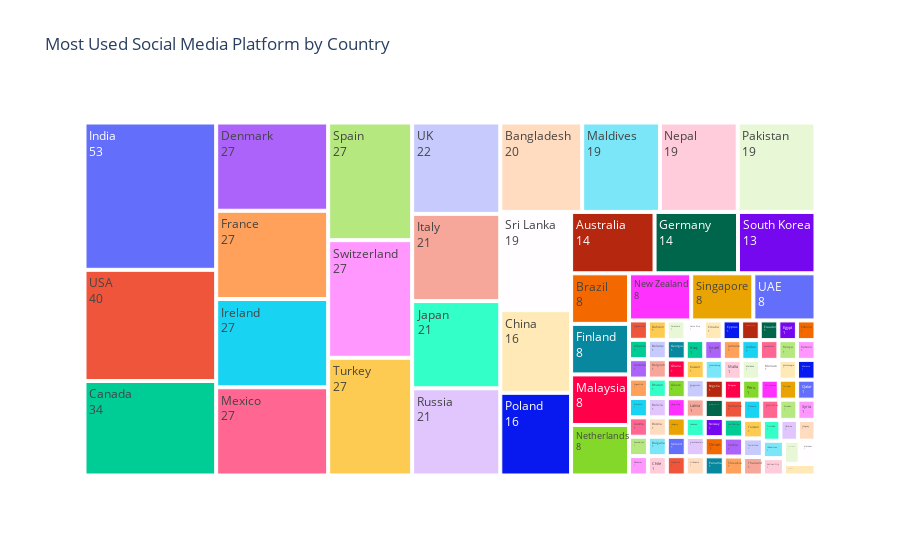

The notebook cell saved with this chart:
### Code cell
import pandas as pd
import matplotlib.pyplot as plt
import plotly.express as px

#Load The Data
df = pd.read_csv("Social Media.Csv")
df

#Visualization
type_Counts =df["Most_Used_Platform"].value_counts()
plt.figure(figsize=(12,10))
plt.bar(type_Counts.index,type_Counts.values,color=["skyblue","orange"])
plt.title("Most Used Social Media Platform (Counts)")
plt.xlabel("Social Media Platform")
plt.ylabel("Counts")
plt.tight_layout()
plt.show()

# Plot pie chart
level_counts = df["Academic_Level"].value_counts()
plt.figure(figsize=(6,6))
plt.pie(level_counts.values, 
        labels=level_counts.index, 
        colors=["skyblue", "orange", "yellow"], 
        autopct='%1.1f%%', 
        startangle=90)

plt.title("“Social Media Usage by Academic Level Counts")
plt.tight_layout()
plt.show()


#Distribution of Students by Social Media Usage and Addiction Score"
Usage = df["Avg_Daily_Usage_Hours"].value_counts()
Score = df["Addicted_Score"].value_counts()

plt.figure(figsize=(10,6))
plt.bar(Usage.index, Usage.values, color="skyblue", label="Usage Count")
plt.bar(Score.index, Score.values, color="orange", alpha=0.6, label="Score Count")
plt.xlabel("Categories")
plt.ylabel("Count")
plt.title("Counts of Usage and Addicted Score")
plt.legend()
plt.show()


#No. of Counts Social Media Usage by Country

Country_Counts = df["Country"].value_counts().reset_index()
Country_Counts.columns = ["Country", "Count"]

fig = px.treemap(
    Country_Counts,
    path=["Country"],
    values="Count",
    title="Most Used Social Media Platform by Country",
)

fig.data[0].textinfo = "label+value"
fig.show()

### Figure 1 — Plotly figure (JSON) as saved in the notebook; plotly's stock layout.template omitted (floating-point values rounded to 4 significant figures)
{"data": [{"branchvalues": "total", "domain": {"x": [0, 1], "y": [0, 1]}, "hovertemplate": "labels=%{label}<br>Count=%{value}<br>parent=%{parent}<br>id=%{id}<extra></extra>", "ids": ["Afghanistan", "Albania", "Andorra", "Argentina", "Armenia", "Australia", "Austria", "Azerbaijan", "Bahamas", "Bahrain", "Bangladesh", "Belarus", "Belgium", "Bhutan", "Bolivia", "Bosnia", "Brazil", "Bulgaria", "Canada", "Chile", "China", "Colombia", "Costa Rica", "Croatia", "Cyprus", "Czech Republic", "Denmark", "Ecuador", "Egypt", "Estonia", "Finland", "France", "Georgia", "Germany", "Ghana", "Greece", "Hong Kong", "Hungary", "Iceland", "India", "Indonesia", "Iraq", "Ireland", "Israel", "Italy", "Jamaica", "Japan", "Jordan", "Kazakhstan", "Kenya", "Kosovo", "Kuwait", "Kyrgyzstan", "Latvia", "Lebanon", "Liechtenstein", "Lithuania", "Luxembourg", "Malaysia", "Maldives", "Malta", "Mexico", "Moldova", "Monaco", "Montenegro", "Morocco", "Nepal", "Netherlands", "New Zealand", "Nigeria", "North Macedonia", "Norway", "Oman", "Pakistan", "Panama", "Paraguay", "Peru", "Philippines", "Poland", "Portugal", "Qatar", "Romania", "Russia", "San Marino", "Serbia", "Singapore", "Slovakia", "Slovenia", "South Africa", "South Korea", "Spain", "Sri Lanka", "Sweden", "Switzerland", "Syria", "Taiwan", "Tajikistan", "Thailand", "Trinidad", "Turkey", "UAE", "UK", "USA", "Ukraine", "Uruguay", "Uzbekistan", "Vatican City", "Venezuela", "Vietnam", "Yemen"], "labels": ["Afghanistan", "Albania", "Andorra", "Argentina", "Armenia", "Australia", "Austria", "Azerbaijan", "Bahamas", "Bahrain", "Bangladesh", "Belarus", "Belgium", "Bhutan", "Bolivia", "Bosnia", "Brazil", "Bulgaria", "Canada", "Chile", "China", "Colombia", "Costa Rica", "Croatia", "Cyprus", "Czech Republic", "Denmark", "Ecuador", "Egypt", "Estonia", "Finland", "France", "Georgia", "Germany", "Ghana", "Greece", "Hong Kong", "Hungary", "Iceland", "India", "Indonesia", "Iraq", "Ireland", "Israel", "Italy", "Jamaica", "Japan", "Jordan", "Kazakhstan", "Kenya", "Kosovo", "Kuwait", "Kyrgyzstan", "Latvia", "Lebanon", "Liechtenstein", "Lithuania", "Luxembourg", "Malaysia", "Maldives", "Malta", "Mexico", "Moldova", "Monaco", "Montenegro", "Morocco", "Nepal", "Netherlands", "New Zealand", "Nigeria", "North Macedonia", "Norway", "Oman", "Pakistan", "Panama", "Paraguay", "Peru", "Philippines", "Poland", "Portugal", "Qatar", "Romania", "Russia", "San Marino", "Serbia", "Singapore", "Slovakia", "Slovenia", "South Africa", "South Korea", "Spain", "Sri Lanka", "Sweden", "Switzerland", "Syria", "Taiwan", "Tajikistan", "Thailand", "Trinidad", "Turkey", "UAE", "UK", "USA", "Ukraine", "Uruguay", "Uzbekistan", "Vatican City", "Venezuela", "Vietnam", "Yemen"], "name": "", "parents": ["", "", "", "", "", "", "", "", "", "", "", "", "", "", "", "", "", "", "", "", "", "", "", "", "", "", "", "", "", "", "", "", "", "", "", "", "", "", "", "", "", "", "", "", "", "", "", "", "", "", "", "", "", "", "", "", "", "", "", "", "", "", "", "", "", "", "", "", "", "", "", "", "", "", "", "", "", "", "", "", "", "", "", "", "", "", "", "", "", "", "", "", "", "", "", "", "", "", "", "", "", "", "", "", "", "", "", "", "", ""], "textinfo": "label+value", "type": "treemap", "values": [1, 1, 1, 1, 1, 14, 1, 1, 1, 1, 20, 1, 1, 1, 1, 1, 8, 1, 34, 1, 16, 1, 1, 1, 1, 1, 27, 1, 1, 1, 8, 27, 1, 14, 1, 1, 1, 1, 1, 53, 1, 1, 27, 1, 21, 1, 21, 1, 1, 1, 1, 1, 1, 1, 1, 1, 1, 1, 8, 19, 1, 27, 1, 1, 1, 1, 19, 8, 8, 1, 1, 1, 1, 19, 1, 1, 1, 1, 16, 1, 1, 1, 21, 1, 1, 8, 1, 1, 1, 13, 27, 19, 1, 27, 1, 1, 1, 1, 1, 27, 8, 22, 40, 1, 1, 1, 1, 1, 1, 1]}], "layout": {"autosize": true, "legend": {"tracegroupgap": 0}, "title": {"text": "Most Used Social Media Platform by Country"}}}
